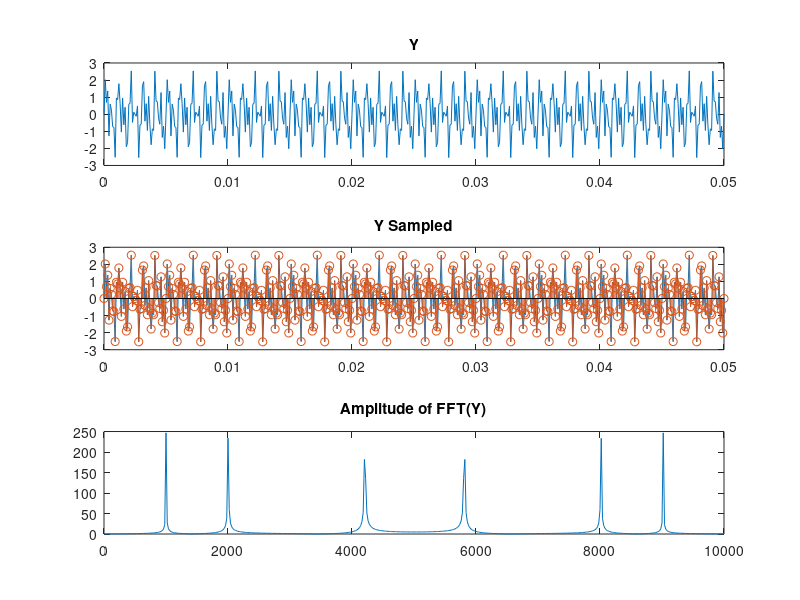

Recreate this plot in MATLAB.
F1 = 2000;
F2 = 1000;
F3 = 4200;
L = 500;
Fs2=10000;
T=(0:L)/Fs2;
Y1 = sin(2*pi*T*F1);
Y2 = sin(2*pi*T*F2);
Y3 = sin(2*pi*T*F3);
Y = Y1 + Y2 + Y3;

Y_FFT = fft(Y);
N = (0:L)*Fs2/L;

subplot(3, 1, 1);
plot(T,Y);
title('Y');

subplot(3, 1, 2);
plot(T,Y);
hold on;
stem(T, Y);
title('Y Sampled');

subplot(3, 1, 3);
plot(N,abs(Y_FFT));
title('Amplitude of FFT(Y)');